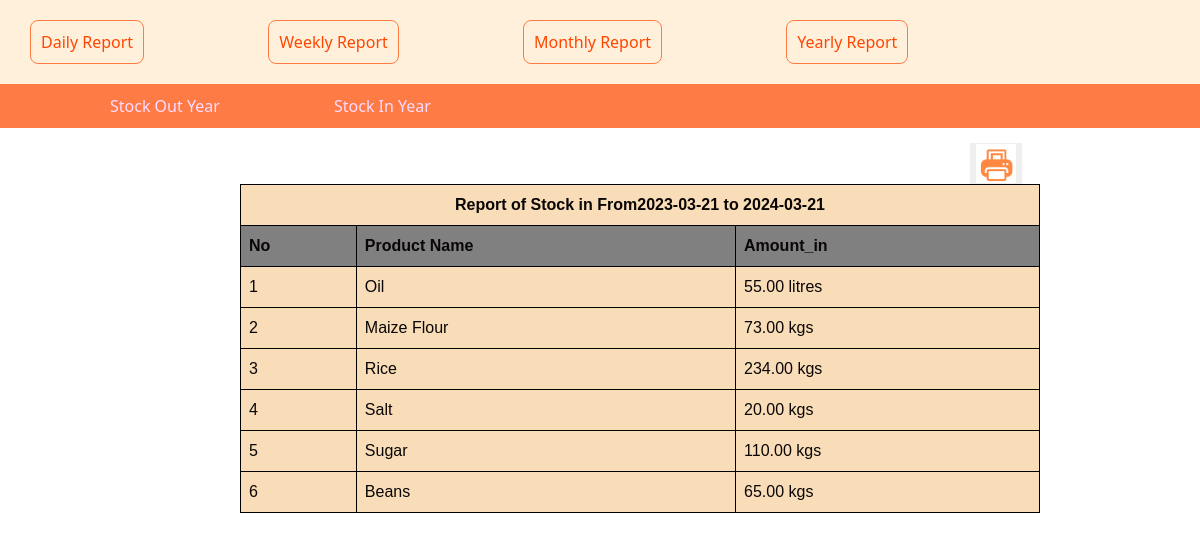
Screenshot of /stock_in_year.php with the database file from the repository.
### tables this page shows
CREATE TABLE `stock_in` (
  `id` int(11) NOT NULL,
  `pro_id` int(11) NOT NULL,
  `amount_in` decimal(13,2) NOT NULL,
  `in_date` date NOT NULL,
  `expired_date` date NOT NULL
);

CREATE TABLE `products` (
  `pro_id` int(11) NOT NULL,
  `product_name` varchar(200) NOT NULL,
  `Quantity` decimal(13,2) NOT NULL,
  `qnty_measures` varchar(50) NOT NULL DEFAULT 'kgs'
);

### stock_in_year.php (the view, shortened to what this page needs)
<?php
include'yearly.php';
?>
<!DOCTYPE html>
<html>
<head>
	<link rel="stylesheet" type="text/css" href="bootstrap.css">
	<link rel="stylesheet" href="styles/stock_in_week.css">
</head>
<body>
	<?php
	$from=date('Y-m-d',strtotime('-1 year'));
	$to=date('Y-m-d');
	include'connection.php';
	$no=1;
	$select=mysqli_query($con,"select products.*,stock_in.*,sum(stock_in.amount_in) as total_amount_in from products,stock_in where stock_in.in_date between '$from' and '$to' and products.pro_id=stock_in.pro_id group by (stock_In.pro_id)");
	if(mysqli_num_rows($select)>0){
		?>
		<button onclick="window.print()"  class="print-btn"><img  class="img" style="border: transparent;outline: transparent;
		width: 40px;margin-right:20% ;" src="images/print2.PNG"></button><br>
		<div class="ncontainer-table" >
			<table class="table table-bordered table-css" style="background: rgb(248, 221, 184);border-color: black;" border="1">
			<tr style="text-align:center"><th colspan="6">
				Report of Stock in From<?php echo $from;?> to <?php echo $to;?></th></tr>
		<tr style="background-color:gray">
		<th>No</th>
		<th>Product Name</th>
		<th>Amount_in</th>
	</tr>
<?php
	while($fetch=mysqli_fetch_array($select)){
		?>
		<tr>
			<td><?php echo $no;?></td>
			<td><?php echo $fetch['product_name'];?></td>
			<td><?php echo $fetch['total_amount_in']." ".$fetch['qnty_measures'];?></td>
		</tr>
		<?php
		$no++;
	}
}
else{
     echo"<p><i>No stock_out operation made in this month</i></p>";
}
	?>
	</table>
</div>
</body>
</html>

### styles/stock_in_week.css (style rules this page uses)
.table-css { color: rgb(10, 6, 5); padding: 10px; width: 800px; border-collapse: collape; background-color: rgb(237, 123, 70); margin-left: 240px; border:solid black 1px; background: rgb(248, 221, 184); border-color: black; }
.print-btn { margin-left: 970px; border: none; margin-top: 15px; }
.img { border: transparent; outline: transparent; width: 40px; margin-right:20% ; }

### Report.php (style rules this page uses)
td, th { font-family: arial,sans-serif; }

### rows the page displays
stock_in: pro.product_name "Oil", total_amount_in "55.00", pro.qnty_measures "litres"
stock_in: pro.product_name "Maize Flour", total_amount_in "73.00", pro.qnty_measures "kgs"
stock_in: pro.product_name "Rice", total_amount_in "234.00", pro.qnty_measures "kgs"
stock_in: pro.product_name "Salt", total_amount_in "20.00", pro.qnty_measures "kgs"
stock_in: pro.product_name "Sugar", total_amount_in "110.00", pro.qnty_measures "kgs"
stock_in: pro.product_name "Beans", total_amount_in "65.00", pro.qnty_measures "kgs"

### other values shown
$from "2023-03-21"
$to "2024-03-21"
